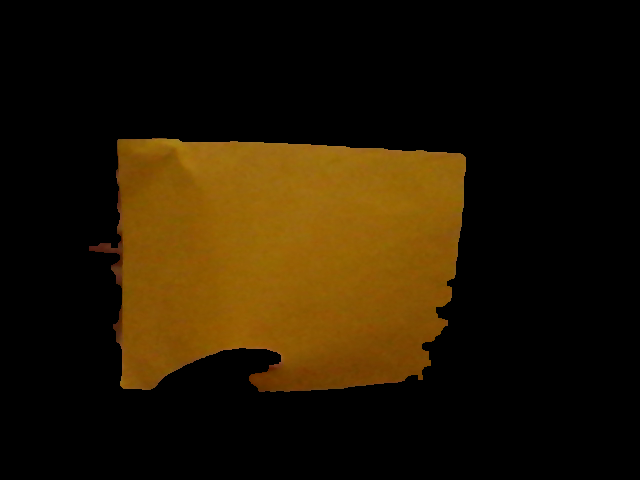
#> input picture images/mascara_laranja/laranja_amarelo/recorte_HSV_laranja_amarelo.png, 640 x 480 px
$ python fazer_mosaico.py
#> lines starting #> are read from the running program, lines starting #| are printed output that depends on the picture; after the words box and inside, x2 and y2 are one past the last pixel; in counts of white or black regions, pixels touching at a corner belong together
import cv2
import numpy as np
import os

def gerar_mosaico_github(caminhos, nome_saida="mosaico_laranja_github.png"):
#> called with nome_saida = 'mosaico_laranja_github.png'
    imgs = []
    # Carrega e padroniza o tamanho das 4 imagens
    for p in caminhos:
        img = cv2.imread(p)
#> img is the input picture: shape (480, 640, 3); mean B, G, R 1.8, 22.7, 35.6
        if img is None:
            print(f"Erro ao carregar: {p}")
            return
        imgs.append(cv2.resize(img, (640, 480)))

    # Organiza em 2x2 seguindo a lógica do vision.py
    linha_sup = np.hstack([imgs[0], imgs[1]])
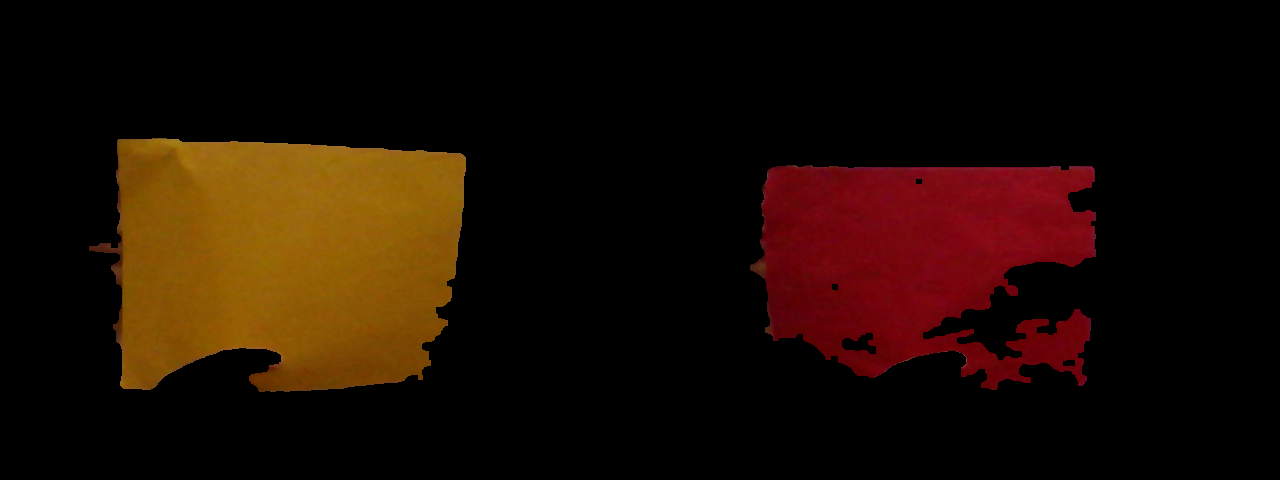
#> linha_sup: shape (480, 1280, 3); mean B, G, R 2.2, 11.9, 28.2
    linha_inf = np.hstack([imgs[2], imgs[3]])
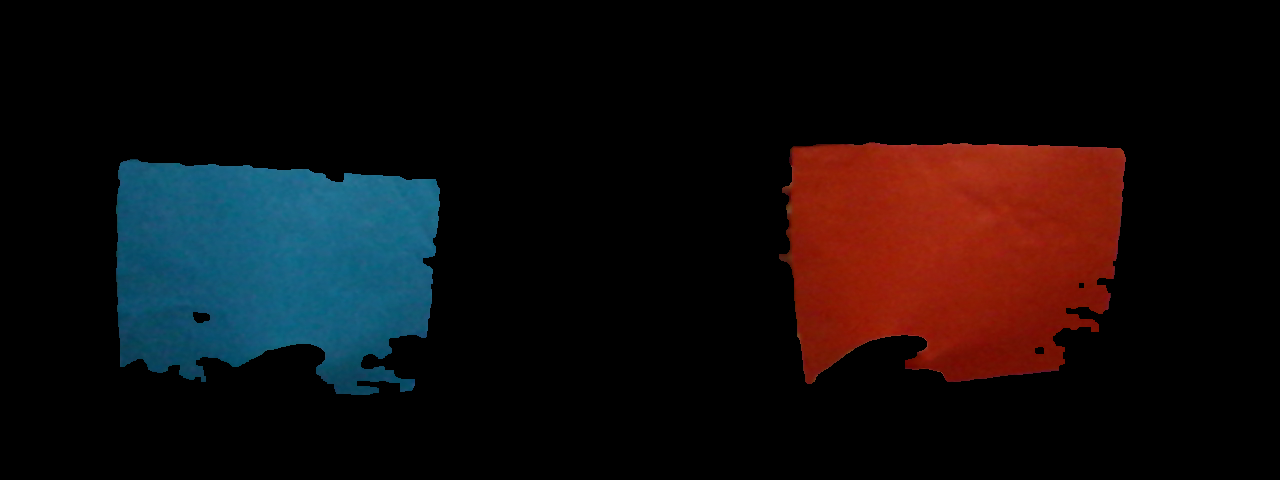
#> linha_inf: shape (480, 1280, 3); mean of channels 0, 1, 2 13.4, 12.7, 18.3; drawn as B, G, R
    mosaico = np.vstack([linha_sup, linha_inf])
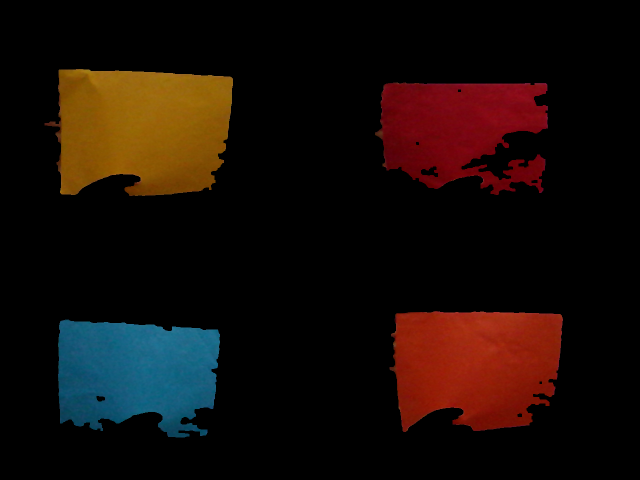
#> mosaico: shape (960, 1280, 3) (shown at 1/2 size); mean B, G, R 7.8, 12.3, 23.2

    # Adiciona rótulos brancos (a, b, c, d) para o GitHub
    font = cv2.FONT_HERSHEY_SIMPLEX
    cv2.putText(mosaico, "(a)", (20, 40), font, 1, (255, 255, 255), 2)
#> mosaico: shape (960, 1280, 3); 0.03% of pixels changed, all inside (x1, y1, x2, y2) = (23, 14, 65, 49)
    cv2.putText(mosaico, "(b)", (660, 40), font, 1, (255, 255, 255), 2)
#> mosaico: shape (960, 1280, 3); mean B, G, R 7.9, 12.4, 23.4
    cv2.putText(mosaico, "(c)", (20, 520), font, 1, (255, 255, 255), 2)
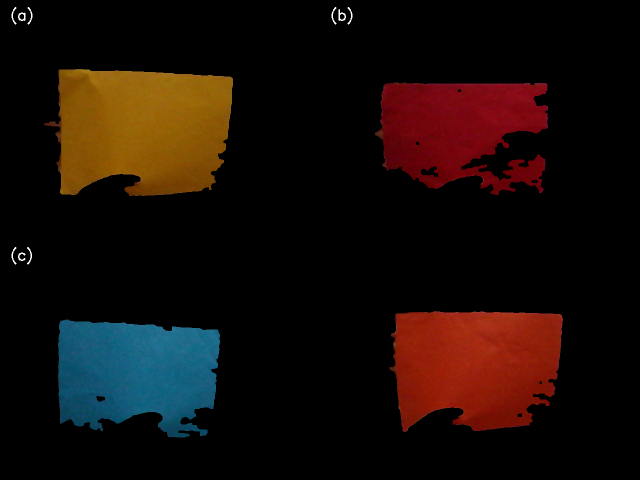
#> mosaico: shape (960, 1280, 3) (shown at 1/2 size); mean B, G, R 8, 12.5, 23.4
    cv2.putText(mosaico, "(d)", (660, 520), font, 1, (255, 255, 255), 2)
#> mosaico: shape (960, 1280, 3); 0.03% of pixels changed, all inside (x1, y1, x2, y2) = (663, 494, 705, 529)

    cv2.imwrite(nome_saida, mosaico)
    print(f"Mosaico salvo para o GitHub: {nome_saida}")

# Caminhos baseados na estrutura que você enviou
caminhos_fotos = [
    "mascara_laranja/laranja_amarelo/recorte_HSV_laranja_amarelo.png",
    "mascara_laranja/laranja_vermelho/recorte_HSV_laranja_vermelho.png",
    "mascara_laranja/laranja_azul/recorte_HSV_laranja_azul.png",
    "mascara_laranja/laranja_laranja/recorte_HSV_laranja_laranja.png"
]

gerar_mosaico_github(caminhos_fotos)
